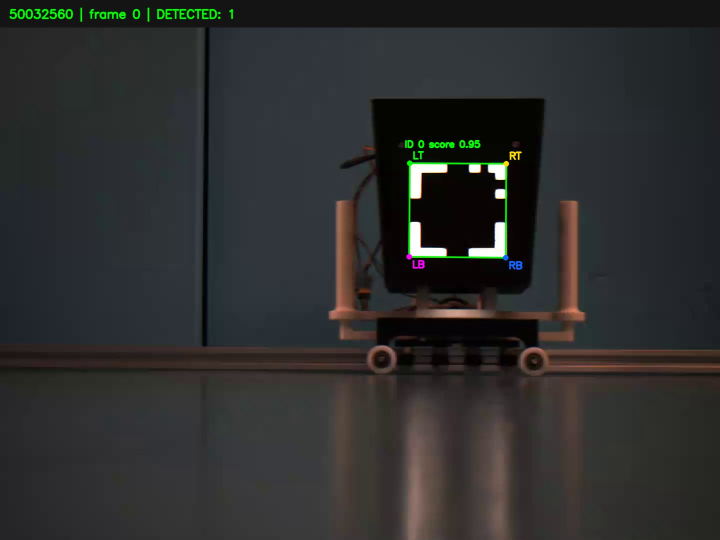
//> input picture src/50032560/evidence/frame_000000.jpg, 1440 x 1080 px, given in place of marker_video.avi, which was not available (shown at 1/2 size)
$ ./main   (built with g++ and OpenCV 4)
//> lines starting //> are read from the running program, lines starting //| are printed output that depends on the picture; after the words box and inside, x2 and y2 are one past the last pixel; in counts of white or black regions, pixels touching at a corner belong together; pictures that were not available may be replaced by others from this repository, and a replacement may not be noted
//> further down, image is the input picture: 1080 rows x 1440 cols, CV_8UC3; mean B, G, R 45.4, 45.8, 45.1
#include<bits/stdc++.h>
#include<opencv2/opencv.hpp>
using namespace std;
using namespace cv;
struct MarkerInfo{
    Point2f corners[4];
    vector<vector<Point>> lightContours;
};
struct BrightPart{
    Rect box;
    Point2f center;
    double area;
    int contourIndex;
};
bool detectMarker(const Mat &image,MarkerInfo &marker){
    marker.lightContours.clear();
//> marker.lightContours = 0 contours
    if(image.empty()){
        return 0;
    }
    Mat gray, binary;
    cvtColor(image, gray, COLOR_BGR2GRAY);
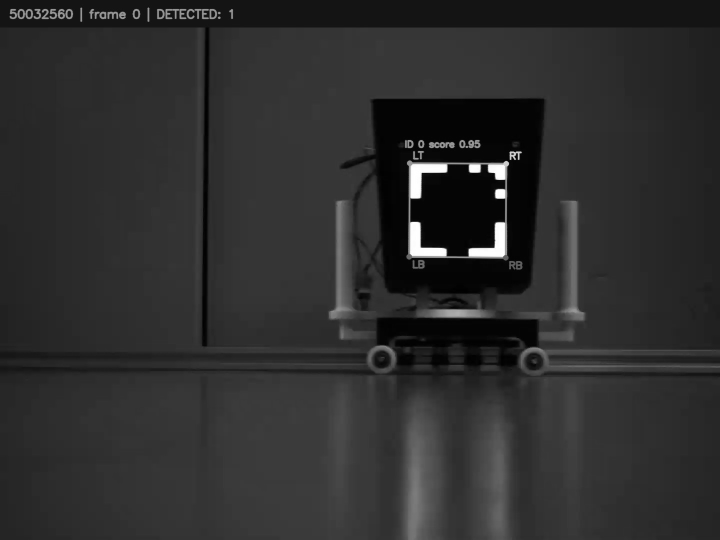
//> gray: 1080 rows x 1440 cols, CV_8UC1 (shown at 1/2 size); min 0, max 255, mean 45.6
    threshold(gray, binary, 220, 255, THRESH_BINARY);
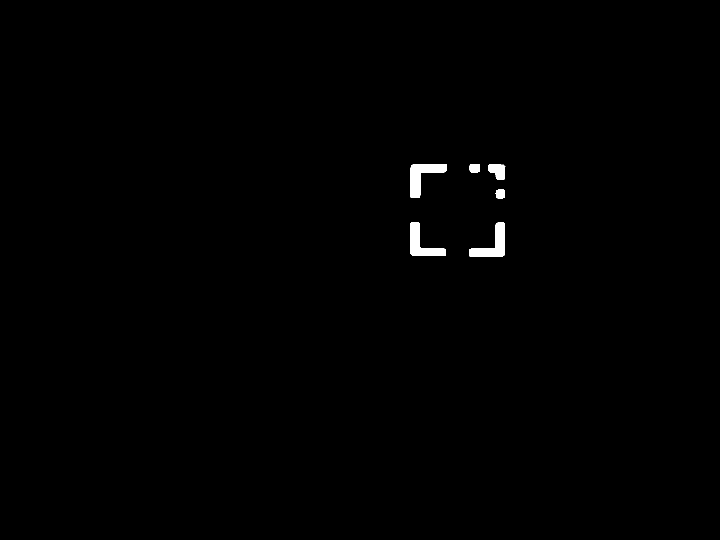
//> binary: 1080 rows x 1440 cols, CV_8UC1 (shown at 1/2 size); 0.51% white; 6 white regions
    vector<vector<Point>> contours;
    findContours(binary, contours, RETR_EXTERNAL, CHAIN_APPROX_SIMPLE);
//> contours = 6 contours; box (x1, y1, x2, y2) and area: (821, 328, 894, 396) 2066, (938, 445, 1010, 514) 2023, (820, 444, 892, 512) 1965, (976, 329, 1011, 360) 712, (938, 329, 960, 345) 285, (990, 379, 1010, 397) 279
    vector<BrightPart> allPart; // 通过基本面积、尺寸检查的亮块
    vector<BrightPart> parts;   // 进一步通过填充率、宽高比检查的亮块
    for (int contourIndex = 0; contourIndex < static_cast<int>(contours.size());contourIndex++){
        const vector<Point> &contour = contours[contourIndex];
        double area = contourArea(contour);
        if(area<20.0)
            continue;
        Rect box = boundingRect(contour);
        if(box.width<5||box.height<5)
            continue;
        BrightPart part{box, Point2f(box.x + box.width / 2.0F, box.y + box.height / 2.0F), area,
                        contourIndex};
        allPart.push_back(part);
        double fillRatio = area / box.area();
        double shapeRatio = static_cast<double>(box.width) / box.height;
        if (fillRatio < 0.25 || fillRatio > 0.75 ||
            shapeRatio < 0.6 || shapeRatio > 1.5)
            continue;
        parts.push_back(part);
    }
//> this loop made 6 passes
//> (area, box, fillRatio, shapeRatio) on passes 1 to 6: (2023, Rect(938, 445, 72, 69), 0.407, 1.04), (1965, Rect(820, 444, 72, 68), 0.401, 1.06), (279, Rect(990, 379, 20, 18), 0.775, 1.11), (712.5, Rect(976, 329, 35, 31), 0.657, 1.13), (285, Rect(938, 329, 22, 16), 0.81, 1.38), (2065.5, Rect(821, 328, 73, 68), 0.416, 1.07)
    if(parts.size()<3)
        return false;
    sort(parts.begin(), parts.end(),
         [](const BrightPart &first, const BrightPart &second)
         {
             return first.area > second.area;
         });
    if (parts.size() > 8)
        parts.resize(8);
    Rect brightBox;
    vector<Rect> bestLights;
    vector<int> bestContourIndices;
    double bestScore = -1;
    int consize = static_cast<int> (parts.size());
//> consize = 4
    for (int a = 0; a < consize;a++){
        for (int b = a+1; b < consize;b++){
            for (int c = b + 1; c < consize;c++)
            { // 每次选出三个不同亮块，逐组检查它们能否组成目标的“左上、左下、右下”三个大白灯。
                const BrightPart *three[3] = {&parts[a], &parts[b], &parts[c]};
                sort(three, three + 3,
                     [](const BrightPart *first, const BrightPart *second)
                     {
                         return first->center.y < second->center.y;
                     });//通过中心点坐标来判断位置
                        // 先确定下面两个亮块的左右顺序
                if (three[1]->center.x > three[2]->center.x)
                {
                    swap(three[1], three[2]);
                }
                const BrightPart &topLeft = *three[0];
                const BrightPart &bottomLeft = *three[1];
                const BrightPart &bottomRight = *three[2];
                double smallestArea = min({topLeft.area, bottomLeft.area, bottomRight.area});
                double largestArea = max({topLeft.area, bottomLeft.area, bottomRight.area});
                if(smallestArea/largestArea<0.65){
                    continue;
                }
                double dx = bottomRight.center.x - bottomLeft.center.x;
                double dy = bottomLeft.center.y - topLeft.center.y;
                if(dx<=0||dy<=0||dx/dy<0.7||dx/dy>1.4){
                    continue;
                }
                if(abs(topLeft.center.x-bottomLeft.center.x)>dx*0.25||abs(bottomLeft.center.y-bottomRight.center.y)>dy*0.25)
                    continue;
                if (topLeft.box.width / dx < 0.3 || topLeft.box.width / dx > 0.8)
                    continue;
                vector<Rect> currentLights = {topLeft.box, bottomLeft.box, bottomRight.box};
                vector<int> currentContourIndices = {topLeft.contourIndex, bottomLeft.contourIndex, bottomRight.contourIndex};
                int smallCount = 0;
                for(const BrightPart &part : allPart){//找右上角三个小灯块
                    if (part.center.x > topLeft.center.x + dx * 0.5 &&
                        part.center.x < bottomRight.center.x + dx * 0.6 &&
                        part.center.y > topLeft.center.y - dy * 0.3 &&
                        part.center.y < bottomRight.center.y - dy * 0.35 &&
                        part.area < smallestArea * 0.6)
                    {
                        smallCount++;
                        currentLights.push_back(part.box);
                        currentContourIndices.push_back(part.contourIndex);
                    }
                }
                if(smallCount<2)
                    continue;
                double score = topLeft.area + bottomLeft.area + bottomRight.area;
                if(score>bestScore){
                    bestScore = score;                          // 保存最高分
                    bestLights = currentLights;                 // 保存这组所有白灯的外接矩形
                    bestContourIndices = currentContourIndices; // 保存对应轮廓下标
                    brightBox = bestLights[0];
                    for (const Rect &box : bestLights)
                        brightBox |= box; // 同时包住两个矩形的最小轴对齐矩形
                }
            }
    }
}
//> this loop made 4 passes
//> after the loop, bestScore = 6053.5; bestLights = 6 Rects (x, y, width, height): [821, 328, 73, 68], [820, 444, 72, 68], [938, 445, 72, 69], [990, 379, 20, 18], [976, 329, 35, 31], [938, 329, 22, 16]; bestContourIndices = [5, 1, 0, 2, 3, 4]
    if(bestScore<0){
        return 0;
    }
    for (int contourIndex : bestContourIndices)
        marker.lightContours.push_back(contours[contourIndex]);
//> this loop made 6 passes
    marker.corners[0] = Point2f(brightBox.x, brightBox.y);
//> marker.corners = 4 Points (x, y): [820, 328], [0, 0], [0, 0], [0, 0]
    marker.corners[1] = Point2f(brightBox.br().x - 1, brightBox.y);
//> marker.corners = 4 Points (x, y): [820, 328], [1010, 328], [0, 0], [0, 0]
    marker.corners[2] = Point2f(brightBox.br().x - 1, brightBox.br().y - 1);
//> marker.corners = 4 Points (x, y): [820, 328], [1010, 328], [1010, 513], [0, 0]
    marker.corners[3] = Point2f(brightBox.x, brightBox.br().y - 1);//保存轮廓四点
//> marker.corners = 4 Points (x, y): [820, 328], [1010, 328], [1010, 513], [820, 513]
    return 1;
}
int main()
{
    string inputPath = "data/raw/marker_video.avi";
    string outputPath = "evidence/marker_result.avi";
    if (filesystem::absolute(inputPath).lexically_normal() ==
        filesystem::absolute(outputPath).lexically_normal())
    {
        cerr << "输出视频不能覆盖输入视频" << endl;
        return 1;
    }
    VideoCapture capture(inputPath);
    Mat image;
    if (!capture.read(image) || image.empty())
    {
        cerr << "视频没有可读取帧：" << inputPath << endl;
        return 1;
    }
    double fps = capture.get(CAP_PROP_FPS);
    if(!isfinite(fps)||fps<=0.0){
        fps = 60;
    }
    filesystem::path outputFile(outputPath);
    if (!outputFile.parent_path().empty())
        filesystem::create_directories(outputFile.parent_path());
    VideoWriter writer(outputPath,
                       VideoWriter::fourcc('M', 'J', 'P', 'G'),
                       fps, image.size());
    if (!writer.isOpened())
    {
        cerr << "无法创建输出视频：" << outputPath << endl;
        return 1;
    }
    int frameIndex = 0;
    int detectedFrames = 0;
    do{
        Mat result = image.clone();
        MarkerInfo marker;
        bool found = detectMarker(image, marker);//判断是否能在当前画面中找到发光图形
//> found = true
        if(found){
            for (int corner = 0; corner < 4; corner++)
            {
                line(result, marker.corners[corner],
                     marker.corners[(corner + 1) % 4],
                     Scalar(0, 255, 0), 2, LINE_AA);
                circle(result, marker.corners[corner], 4,
                       Scalar(0, 0, 255), FILLED);
                Point textPoint(cvRound(marker.corners[corner].x + 5),
                                cvRound(marker.corners[corner].y - 5));
                putText(result, to_string(corner), textPoint,
                        FONT_HERSHEY_SIMPLEX, 0.6, Scalar(0, 255, 0), 2);

            }
//> this loop made 4 passes
//> textPoint on passes 1 to 4: Point(825, 323), Point(1015, 323), Point(1015, 508), Point(825, 508)
//> pass 1, `putText(result, to_string(corner), textPoint, FONT_HERSHEY_SIMPLEX, 0...`:
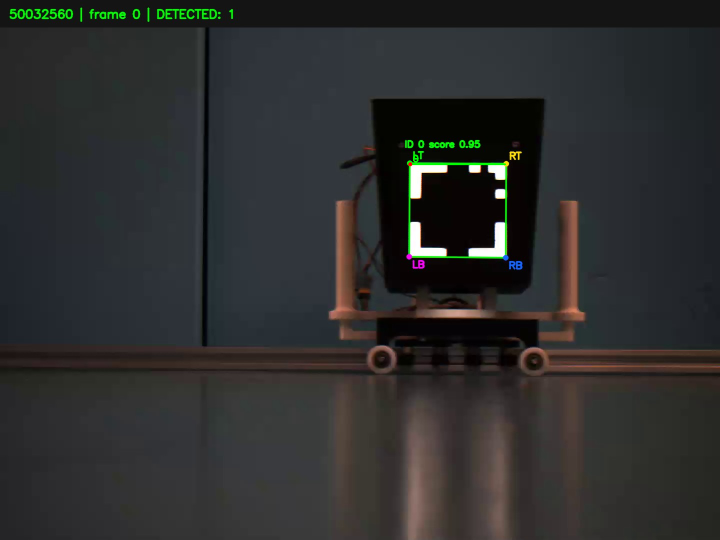
//> result: 1080 rows x 1440 cols, CV_8UC3 (shown at 1/2 size); 0.07% of pixels changed, all inside (x1, y1, x2, y2) = (816, 309, 1013, 333)
//> pass 2, `putText(result, to_string(corner), textPoint, FONT_HERSHEY_SIMPLEX, 0...`:
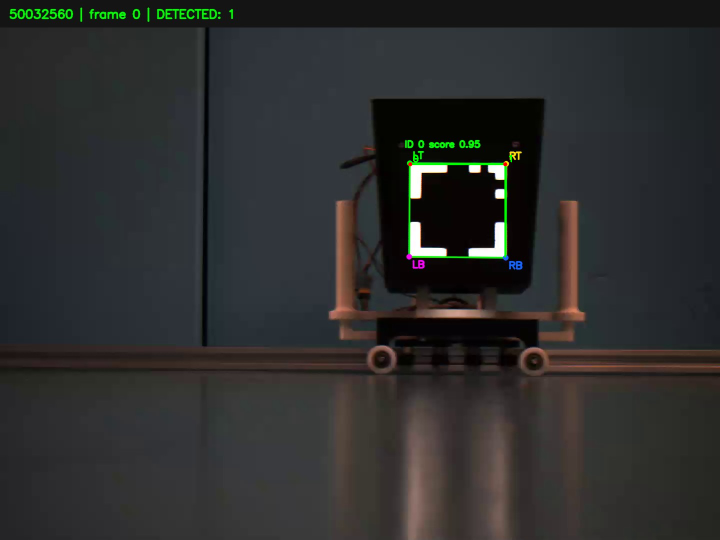
//> result: 1080 rows x 1440 cols, CV_8UC3 (shown at 1/2 size); 0.07% of pixels changed, all inside (x1, y1, x2, y2) = (1006, 309, 1024, 516)
//> pass 3, `putText(result, to_string(corner), textPoint, FONT_HERSHEY_SIMPLEX, 0...`:
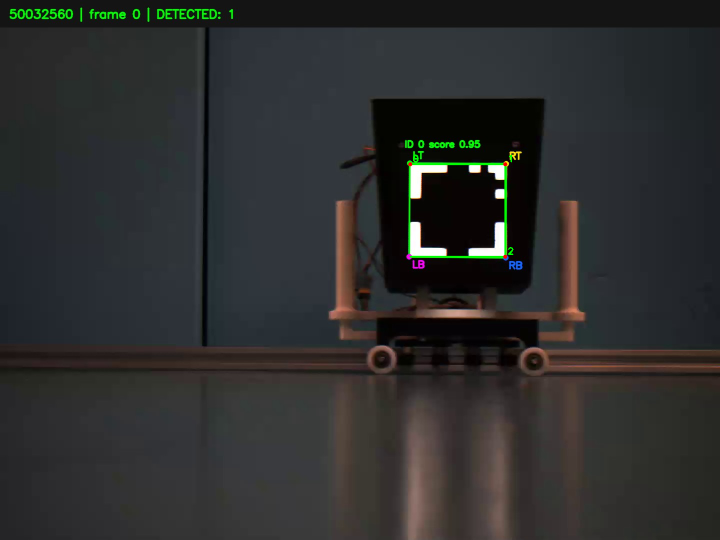
//> result: 1080 rows x 1440 cols, CV_8UC3 (shown at 1/2 size); 0.07% of pixels changed, all inside (x1, y1, x2, y2) = (818, 494, 1027, 518)
//> after the loop:
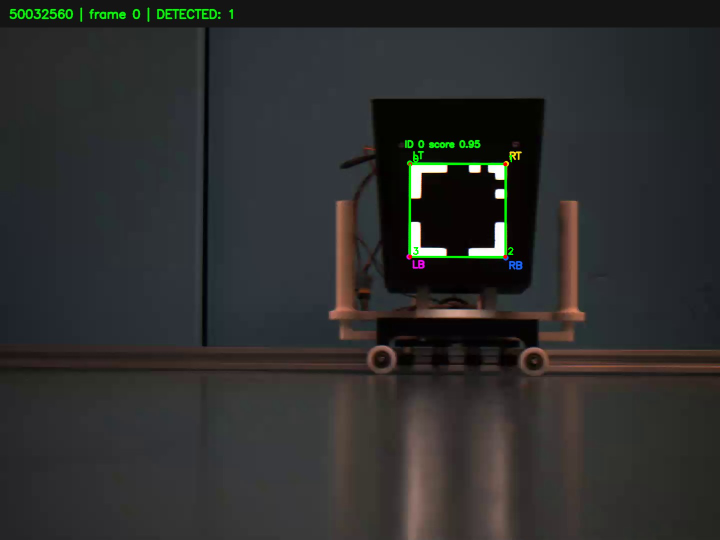
//> result: 1080 rows x 1440 cols, CV_8UC3 (shown at 1/2 size); 0.07% of pixels changed, all inside (x1, y1, x2, y2) = (816, 327, 837, 518)
            drawContours(result, marker.lightContours, -1,
                         Scalar(0, 100,255), 2, LINE_AA);
            putText(result, "DETECTED", Point(20, 45),
                    FONT_HERSHEY_SIMPLEX, 0.8, Scalar(0, 255,0 ), 2);
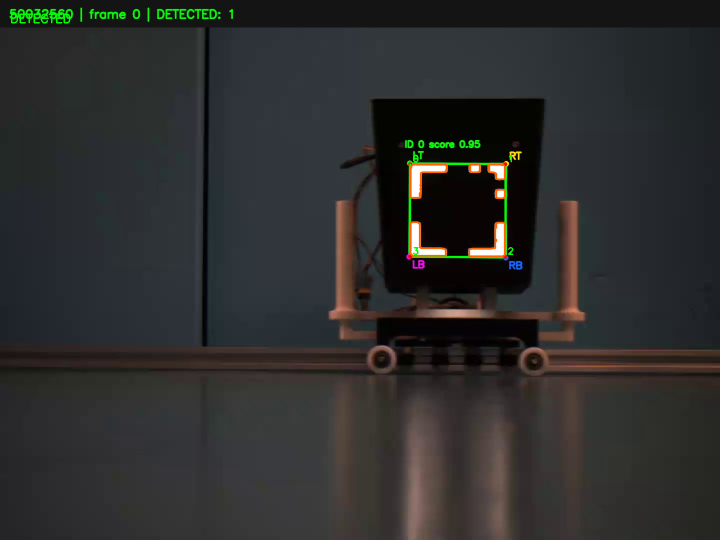
//> result: 1080 rows x 1440 cols, CV_8UC3 (shown at 1/2 size); mean B, G, R 44.9, 45.7, 45.2
        }else{

            putText(result, "NOT DETECTED", Point(20, 45),
                    FONT_HERSHEY_SIMPLEX, 0.8, Scalar(0, 0, 255), 2);
        }
        writer.write(result);

    } while (capture.read(image) && !image.empty());
    return 0;
}

$ run again, on src/50032560/evidence/frame_000001.jpg
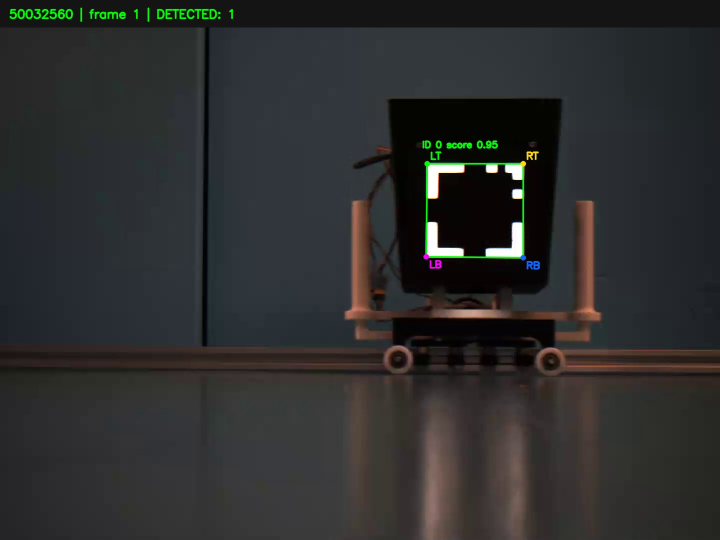
//> input picture src/50032560/evidence/frame_000001.jpg, 1440 x 1080 px, given in place of marker_video.avi, which was not available (shown at 1/2 size)
//> image is the input picture: 1080 rows x 1440 cols, CV_8UC3; mean B, G, R 45.4, 45.8, 45
//> marker.lightContours = 0 contours
//> in detectMarker, `threshold(gray, binary, 220, 255, THRESH_BINARY);`:
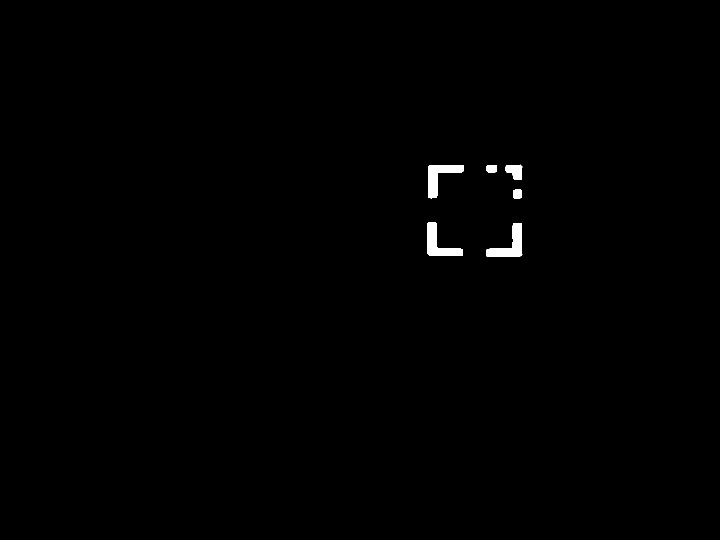
//> binary: 1080 rows x 1440 cols, CV_8UC1 (shown at 1/2 size); 0.49% white; 7 white regions (1 under 20 px)
//> contours = 7 contours, 1 with area under 20; largest, box (x1, y1, x2, y2) and area: (972, 446, 1045, 514) 1970, (856, 330, 928, 397) 1968, (854, 444, 926, 512) 1946, (1010, 329, 1045, 360) 700, (1026, 379, 1044, 397) 280, (972, 330, 994, 345) 266
//> the loop in detectMarker, `for (int contourIndex = 0; contourIndex < static_cast<int>(contours.si..` made 7 passes
//> (area, box, fillRatio, shapeRatio) on passes 1, 2, 3, 5, 6, 7: (1970.5, Rect(972, 446, 73, 68), 0.397, 1.07), (1946, Rect(854, 444, 72, 68), 0.397, 1.06), (280, Rect(1026, 379, 18, 18), 0.864, 1), (266, Rect(972, 330, 22, 15), 0.806, 1.47), (1968, Rect(856, 330, 72, 67), 0.408, 1.07), (700, Rect(1010, 329, 35, 31), 0.645, 1.13)
//> consize = 4
//> the loop in detectMarker, `for (int a = 0; a < consize;a++)` made 4 passes
//> after the loop in detectMarker, `for (int a = 0; a < consize;a++)`: bestScore = 5884.5; bestLights = 6 Rects (x, y, width, height): [856, 330, 72, 67], [854, 444, 72, 68], [972, 446, 73, 68], [1026, 379, 18, 18], [972, 330, 22, 15], [1010, 329, 35, 31]; bestContourIndices = [5, 1, 0, 2, 4, 6]
//> the loop in detectMarker, `for (int contourIndex : bestContourIndices)` made 6 passes
//> in detectMarker, `marker.corners[0] = Point2f(brightBox.x, brightBox.y);`: marker.corners = 4 Points (x, y): [854, 329], [0, 0], [0, 0], [0, 0]
//> in detectMarker, `marker.corners[1] = Point2f(brightBox.br().x - 1, brightBox.y);`: marker.corners = 4 Points (x, y): [854, 329], [1044, 329], [0, 0], [0, 0]
//> in detectMarker, `marker.corners[2] = Point2f(brightBox.br().x - 1, brightBox.br().y - 1);`: marker.corners = 4 Points (x, y): [854, 329], [1044, 329], [1044, 513], [0, 0]
//> in detectMarker, `marker.corners[3] = Point2f(brightBox.x, brightBox.br().y - 1);`: marker.corners = 4 Points (x, y): [854, 329], [1044, 329], [1044, 513], [854, 513]
//> found = true
//> the loop `for (int corner = 0; corner < 4; corner++)` made 4 passes
//> textPoint on passes 1 to 4: Point(859, 324), Point(1049, 324), Point(1049, 508), Point(859, 508)
//> `putText(result, "DETECTED", Point(20, 45), FONT_HERSHEY_SIMPLEX, 0.8, ..`:
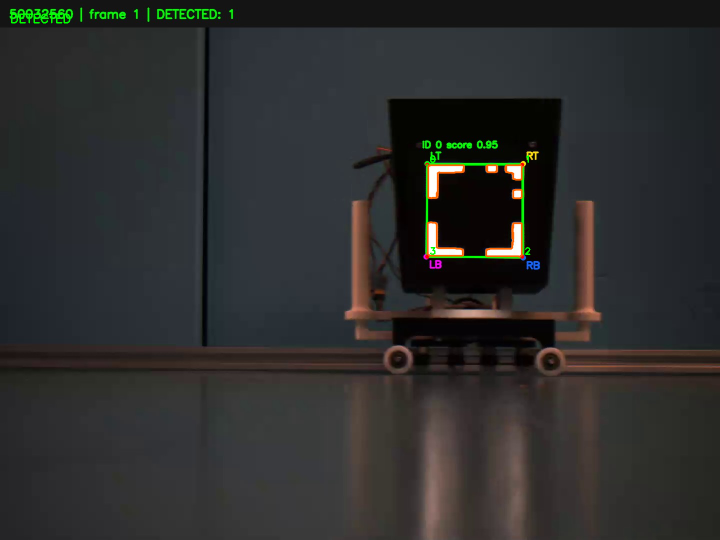
//> result: 1080 rows x 1440 cols, CV_8UC3 (shown at 1/2 size); mean B, G, R 44.9, 45.7, 45.1
